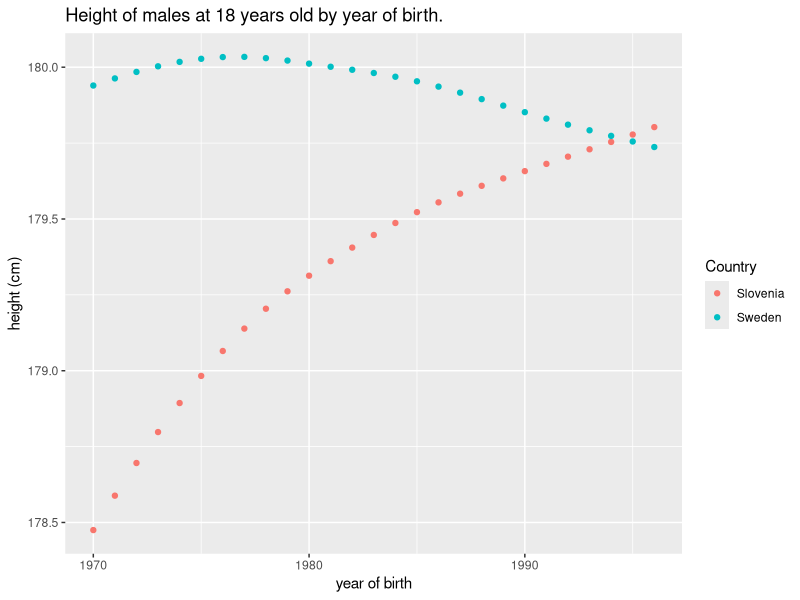
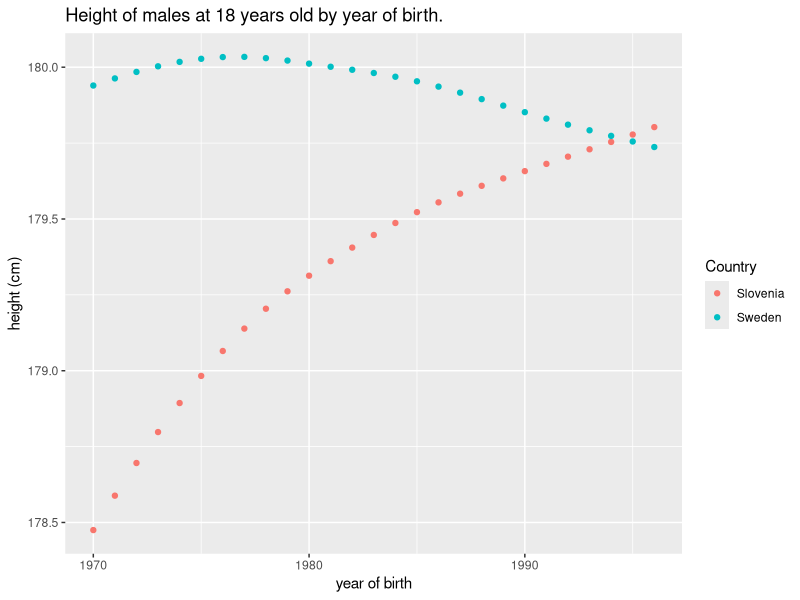
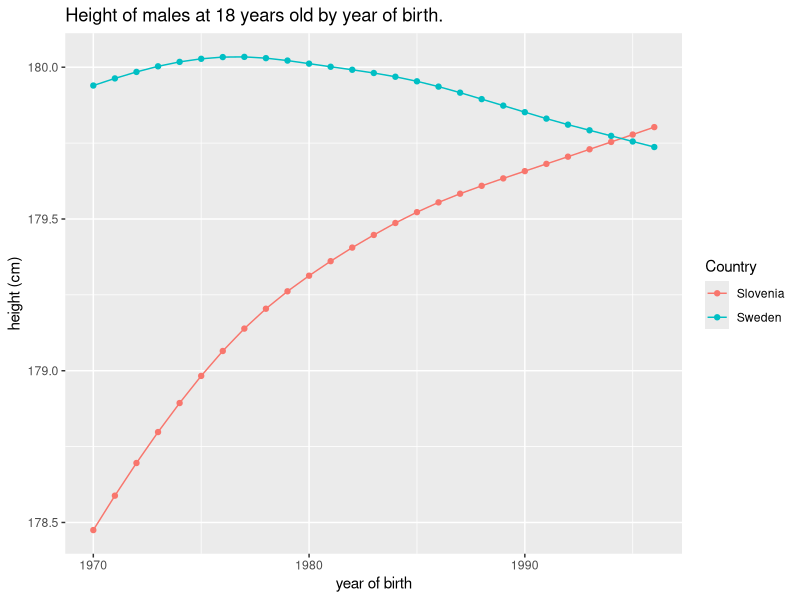
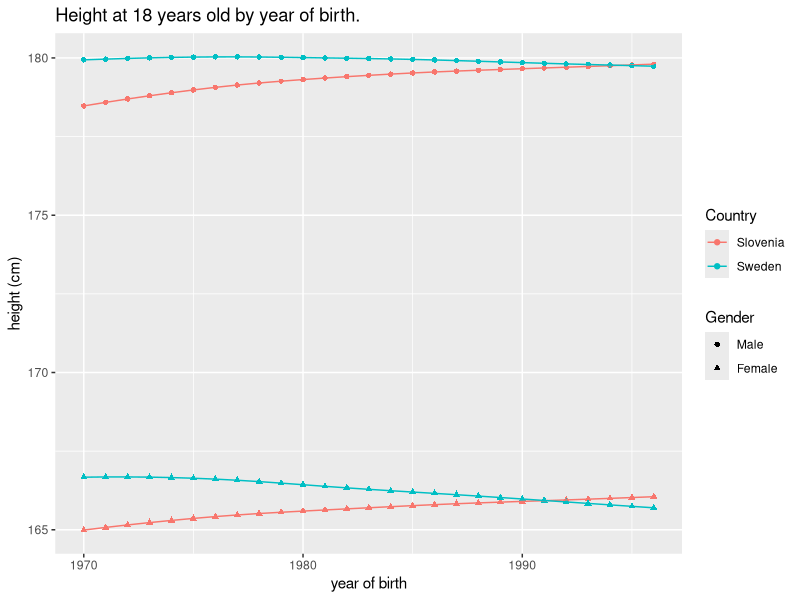
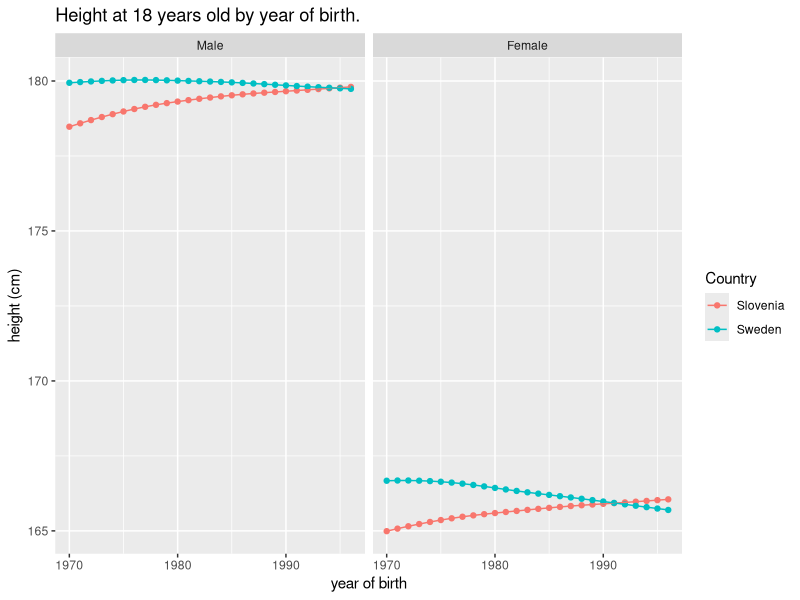
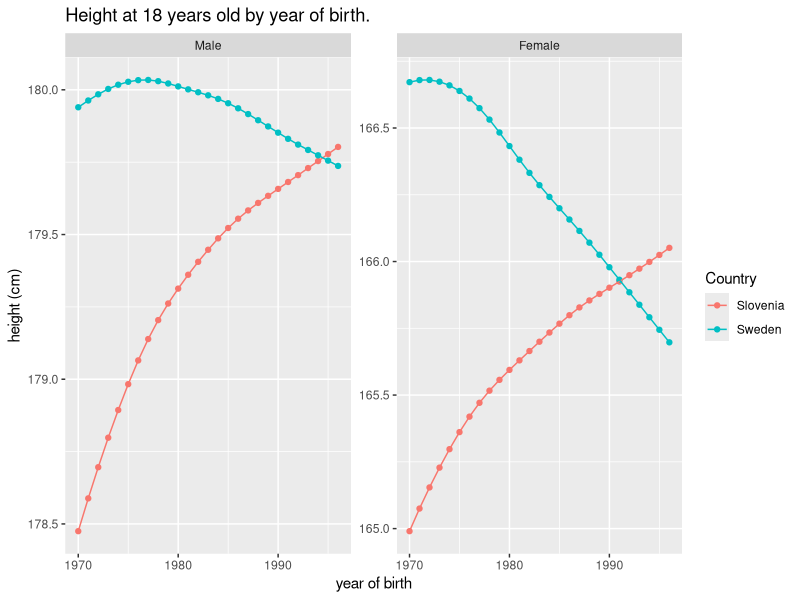
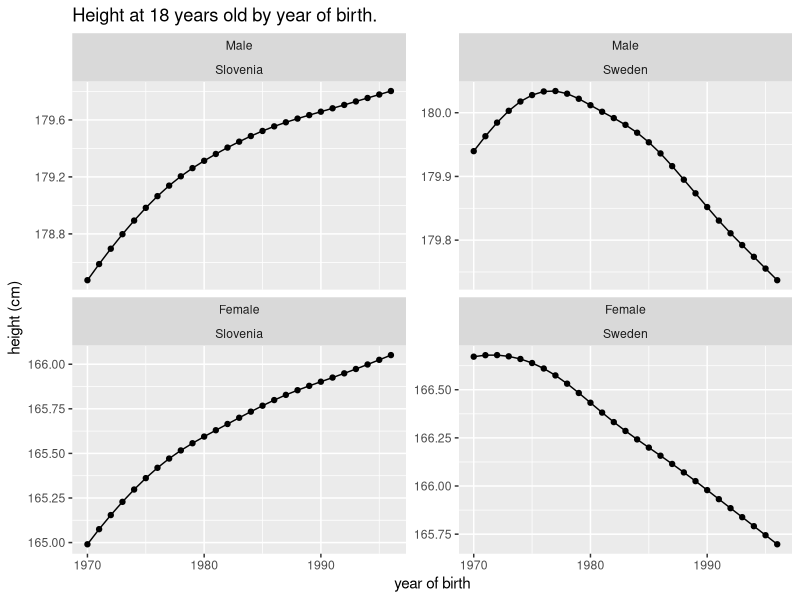
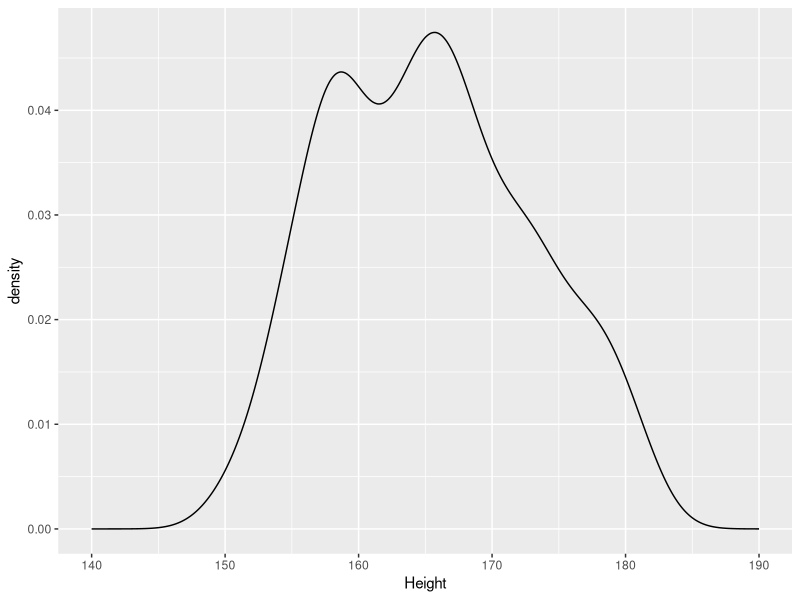

Write the R code that produced these figures, in order.
## ---- chunk 1
library(ggplot2)
library(reshape2)

# we obtained this dataset from https://ourworldindata.org/human-height
dat <- read.csv(file = "./data/average-height-by-year-of-birth.csv")
dat <- dat[dat$Entity == "Slovenia" | dat$Entity == "Sweden",]
dat <- dat[,c(1,3,4,5)]         
names(dat) <- c("Country", "Year", "Male", "Female")
dat <- melt(dat, id.vars = c("Country", "Year"))
names(dat) <- c("Country", "Year", "Gender", "Height")

# print a few randomly selected rows
set.seed(0)
print(dat[sample(1:nrow(dat), 10),])

## ---- chunk 2
tmp <- dat[dat$Gender == "Male" & dat$Year >= 1970,]

# creating a layer
ggplot() + layer(data = tmp, geom = "point", mapping = aes(x = Year, y = Height, colour = Country), stat = "identity", position = "identity") +
  ggtitle("Height of males at 18 years old by year of birth.") + 
  ylab("height (cm)") + xlab("year of birth")

# using "shorthand" instructions
ggplot(tmp, aes(x = Year, y = Height, colour = Country)) +
  geom_point() + ggtitle("Height of males at 18 years old by year of birth.") + 
  ylab("height (cm)") + xlab("year of birth")

## ---- chunk 3
tmp <- dat[dat$Gender == "Male" & dat$Year >= 1970,]
ggplot(tmp, aes(x = Year, y = Height, colour = Country)) +
  geom_point() + ggtitle("Height of males at 18 years old by year of birth.") + 
    ylab("height (cm)") + xlab("year of birth") + geom_line()

## ---- chunk 4
tmp <- dat[dat$Year >= 1970,]
ggplot(tmp, aes(x = Year, y = Height, colour = Country, shape = Gender)) +
  geom_point() + ggtitle("Height at 18 years old by year of birth.") + 
    ylab("height (cm)") + xlab("year of birth") + geom_line()
## ---- chunk 5
tmp <- dat[dat$Year >= 1970,]
ggplot(tmp, aes(x = Year, y = Height, colour = Country)) +
  geom_point() + ggtitle("Height at 18 years old by year of birth.") + 
    ylab("height (cm)") + xlab("year of birth") + geom_line() + facet_wrap(.~Gender)
## ---- chunk 6
tmp <- dat[dat$Year >= 1970,]
ggplot(tmp, aes(x = Year, y = Height, colour = Country)) +
  geom_point() + ggtitle("Height at 18 years old by year of birth.") + 
    ylab("height (cm)") + xlab("year of birth") + geom_line() + facet_wrap(.~Gender, scales = "free_y")
## ---- chunk 7
tmp <- dat[dat$Year >= 1970,]
ggplot(tmp, aes(x = Year, y = Height)) +
  geom_point() + ggtitle("Height at 18 years old by year of birth.") + 
    ylab("height (cm)") + xlab("year of birth") + geom_line() + facet_wrap(.~Gender + Country, scales = "free_y")
## ---- chunk 8
# we obtained this dataset from https://ourworldindata.org/human-height
dat <- read.csv(file = "./data/average-height-by-year-of-birth.csv")
dat <- dat[dat$Year == 1996,]
dat <- dat[,c(1,3,4,5)]         
names(dat) <- c("Country", "Year", "Male", "Female")
dat <- melt(dat, id.vars = c("Country", "Year"))
names(dat) <- c("Country", "Year", "Gender", "Height")
## ---- chunk 9
ggplot(dat, aes(x = Height)) + geom_density() + xlim(140,190)
ggplot(dat, aes(x = Height, fill = Gender)) + geom_density(alpha = 0.5) + xlim(140,190)

# NOTE: it's easy to save plots in one of the common formats 
# (jpg, png, bmp, eps, pdf; it automatically reads the extension)
g1 <- ggplot(dat, aes(x = Height, fill = Gender)) + geom_density(alpha = 0.5) + xlim(140,190)
ggsave("my_plot.pdf", g1, width = 5, height = 3)
## ---- chunk 10
ggplot(dat, aes(x = Height)) + geom_histogram()
ggplot(dat, aes(x = Height)) + geom_histogram() + facet_wrap(.~Gender)
## ---- chunk 11
# we obtained this dataset from https://ourworldindata.org/human-height
dat <- read.csv(file = "./data/average-height-by-year-of-birth.csv")
dat <- dat[dat$Year == 1996,]
dat <- dat[,c(1,3,4,5)]         
names(dat) <- c("Country", "Year", "Male", "Female")
dat <- melt(dat, id.vars = c("Country", "Year"))
names(dat) <- c("Country", "Year", "Gender", "Height")
dat <- dat[dat$Country %in% c("Middle East and North Africa", "South Asia", "Sub-Saharan Africa", "Latin America and Caribbean",
                              "Europe and Central Asia","East Asia and Pacific"),]

ggplot(dat, aes(x = Country, y = Height, fill = Gender)) + geom_bar(stat = "identity", position = "dodge")
ggplot(dat, aes(x = Country, y = Height, fill = Gender)) + geom_bar(stat = "identity", position = "dodge") + coord_flip()


## ---- chunk 12
# we obtained this dataset from https://ourworldindata.org/human-height
dat <- read.csv(file = "./data/average-height-by-year-of-birth.csv")
dat <- dat[,c(1,3,4)]         
names(dat) <- c("Country", "Year", "Height")
dat <- dat[dat$Year > 1960,]

ggplot(dat, aes(x = factor(Year), y = Height)) + geom_boxplot()
ggplot(dat, aes(x = factor(Year), y = Height)) + geom_boxplot() +
  xlab("Year") + theme(axis.text.x = element_text(angle = 90, vjust = 0.5))



## ---- chunk 13
# create dataset
dat <- read.csv(file = "./data/average-height-by-year-of-birth.csv")
dat <- dat[,c(1,3,4)]         
names(dat) <- c("Country", "Year", "Height")
dat <- dat[dat$Year == max(dat$Year),]
geo <- read.csv("./data/countries.csv")[,-1]
df <- merge(dat, geo)


# create plot
library(maps)
thismap = map_data("world")
ggplot() +
  geom_polygon(thismap, mapping = aes(x = long, y = lat, group=group), fill="white", colour="gray")

## ---- chunk 14
# create dataset
x <- seq(-2*pi, +2*pi, 0.01)
df <- data.frame(x = x, y = sin(x), fun = "sin(x)")
df <- rbind(df, data.frame(x = x, y = cos(x), fun = "cos(x)"))

# create plot
## ---- chunk 15
# create dataset
set.seed(0)
x <- c("A", "B", "C", "D", "E")
y <- runif(10, 0, 100)
df <- data.frame(subject = rep(x, 2), value = y, type = rep(c("Group I", "Group II"), each = 5))

# create plot
